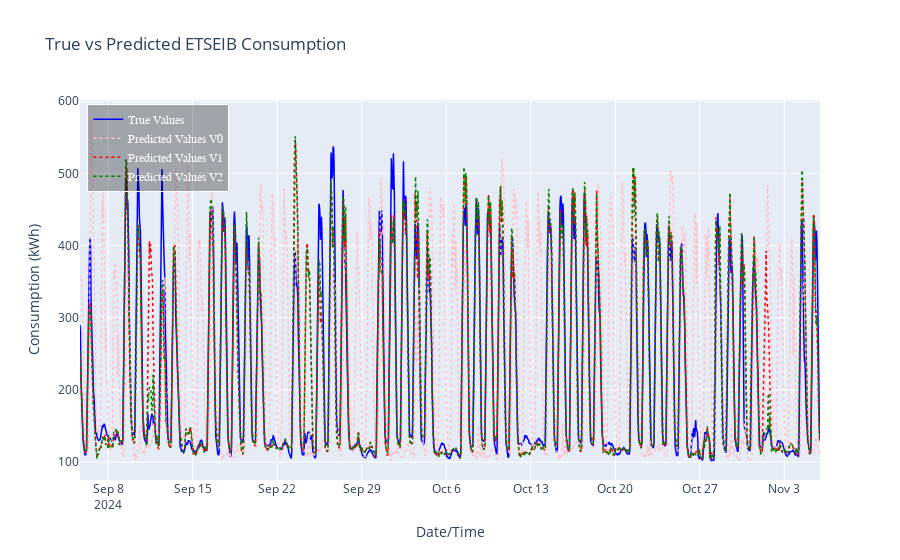

Source (notebook cell):
### Markdown cell above
<div style="background-color: #f0f0f0; padding: 25px; border-radius: 5px; margin-top: 25px;">


Plot the predictions ``y_predict`` vs the real values ``y_test``
    
</div>

### Code cell
import plotly.graph_objects as go

# Create the figure
fig = go.Figure()

# Add the trace for the actual consumption (True Values)
fig.add_trace(go.Scatter(x=y_test.index, y=y_test, mode='lines', name='True Values',
                         line=dict(color='blue', width=1.5)))


# Add the trace for the predicted consumption (Predicted Values)
fig.add_trace(go.Scatter(x=y_test.index, y=y_predict_v0, mode='lines', name='Predicted Values V0',
                         line=dict(color='pink', width=1.5, dash='dot')))  # 'dot' for less separated dashes


# Add the trace for the predicted consumption (Predicted Values)
fig.add_trace(go.Scatter(x=y_test.index, y=y_predict_v1, mode='lines', name='Predicted Values V1',
                         line=dict(color='red', width=1.5, dash='dot')))  # 'dot' for less separated dashes


# Add the trace for the predicted consumption (Predicted Values)
fig.add_trace(go.Scatter(x=y_test.index, y=y_predict_v2, mode='lines', name='Predicted Values V2',
                         line=dict(color='green', width=1.5, dash='dot')))  # 'dot' for less separated dashes


# Update layout for a more beautiful plot
fig.update_layout(
    title='True vs Predicted ETSEIB Consumption',
    xaxis_title='Date/Time',
    yaxis_title='Consumption (kWh)',
    template='plotly',  # dark theme, can change to 'plotly' for light theme
    hovermode='x unified',  # hover over to show values for both lines at a time
    legend=dict(
        x=0.01, y=0.99,  # position of legend
        traceorder='normal',
        font=dict(family="Arial", size=12, color="white"),
        bgcolor='rgba(0, 0, 0, 0.3)',
        bordercolor='white',
        borderwidth=1
    ),
   
   
)

# Show the plot
fig.show()

### Figure 1 — Plotly figure (JSON) as saved in the notebook; plotly's stock layout.template omitted (floating-point values rounded to 4 significant figures; data arrays with more than 128 entries replaced by an {"elided": "..."} marker saying what was removed)
{"data": [{"line": {"color": "blue", "width": 1.5}, "mode": "lines", "name": "True Values", "type": "scatter", "x": {"elided": "1473 str values"}, "y": {"elided": "1473 int values"}}, {"line": {"color": "pink", "dash": "dot", "width": 1.5}, "mode": "lines", "name": "Predicted Values V0", "type": "scatter", "x": {"elided": "1473 str values"}, "y": {"elided": "1548 float values"}}, {"line": {"color": "red", "dash": "dot", "width": 1.5}, "mode": "lines", "name": "Predicted Values V1", "type": "scatter", "x": {"elided": "1473 str values"}, "y": {"elided": "1473 float values"}}, {"line": {"color": "green", "dash": "dot", "width": 1.5}, "mode": "lines", "name": "Predicted Values V2", "type": "scatter", "x": {"elided": "1473 str values"}, "y": {"elided": "1473 float values"}}], "layout": {"hovermode": "x unified", "legend": {"bgcolor": "rgba(0, 0, 0, 0.3)", "bordercolor": "white", "borderwidth": 1, "font": {"color": "white", "family": "Arial", "size": 12}, "traceorder": "normal", "x": 0.01, "y": 0.99}, "title": {"text": "True vs Predicted ETSEIB Consumption"}, "xaxis": {"title": {"text": "Date/Time"}}, "yaxis": {"title": {"text": "Consumption (kWh)"}}}}
